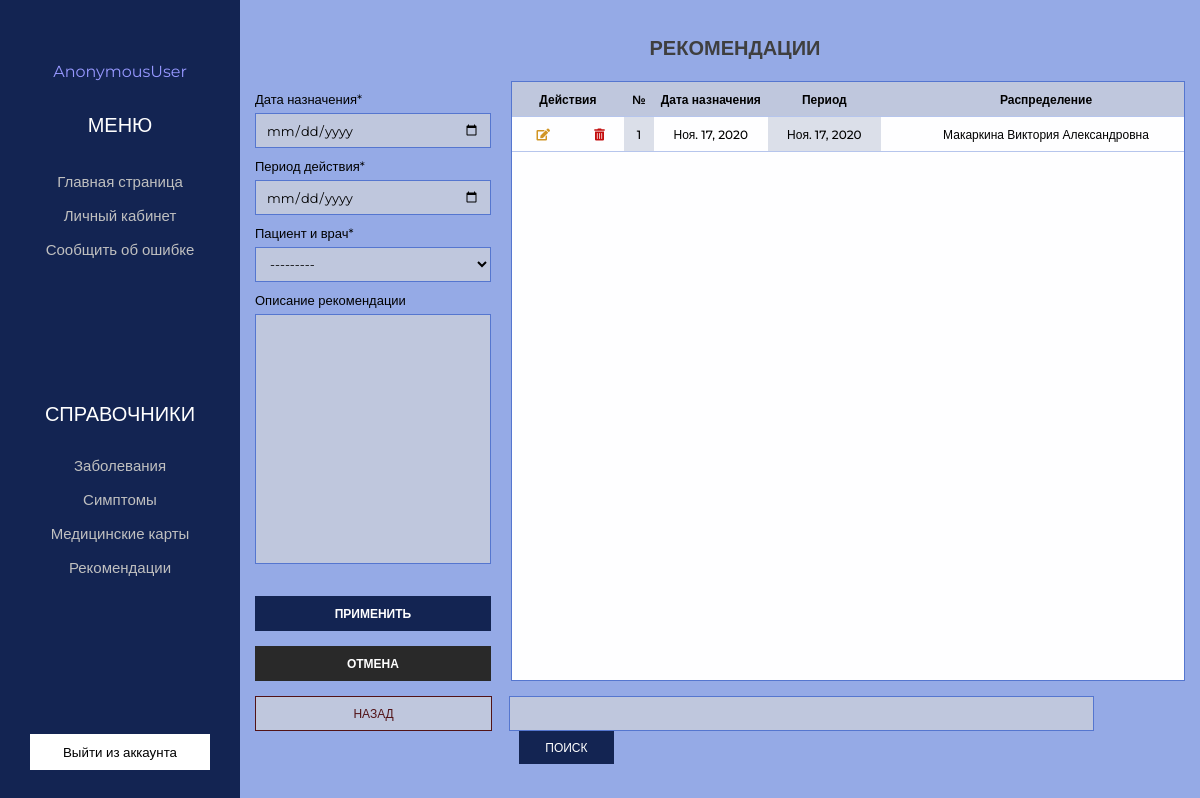
/recommendation, run on the app's committed database.
### app/models.py (models this page shows, shortened)
class Recommendation(models.Model):
    description_recommendation      = models.CharField(max_length=200, verbose_name='Описание рекомендации')
    date_recommendation             = models.DateField(max_length=50, verbose_name='Дата выдачи рекомендации')
    period_recommendation           = models.DateField( verbose_name='Период времени')
    fk_distribution                 = models.ForeignKey(Account, on_delete = models.DO_NOTHING, verbose_name = 'Врач', null=False)
    class Meta:
        verbose_name            = "Рекомендация"
        verbose_name_plural     = "Рекомендации"

### account/models.py (models this page shows, shortened)
class Account(AbstractBaseUser):
    username            = models.CharField(max_length=30, unique=True, verbose_name='Логин')
    surname_doctor      = models.CharField(max_length=50, verbose_name='Фамилия врача', null=True)
    name_doctor         = models.CharField(max_length=50, verbose_name='Имя врача', null=True)
    middlename_doctor   = models.CharField(max_length=50, verbose_name='Отчество врача', null=True)
    date_joined         = models.DateTimeField(max_length=50, verbose_name='Дата регистраци', null=True, auto_now_add=True)
    last_login          = models.DateTimeField(max_length=50, verbose_name='Дата последнего входа', null=True, auto_now=True)
    positions_doctor    = models.ForeignKey(Positions, on_delete = models.DO_NOTHING, verbose_name = 'Должность', null=True)
    patients            = models.ManyToManyField(to='app.Patient', verbose_name="Пациенты", blank='True')
    is_admin            = models.BooleanField(default = False)
    is_active           = models.BooleanField(default = True)
    is_staff            = models.BooleanField(default = False)
    is_superuser        = models.BooleanField(default = False)
    USERNAME_FIELD = 'username'
    REQUIRED_FIELDS = ['surname_doctor', 'name_doctor', 'middlename_doctor']
    objects = MyAccountManager()
    def __str__(self):
        return self.surname_doctor + ' ' + self.name_doctor + ' ' + self.middlename_doctor
    class Meta:
        verbose_name = "Аккаунт"
        verbose_name_plural = "Аккаунты"

### app/views.py (the view)
# urls.py: path('recommendation', views.recommendation, name='recommendation'),
def recommendation(request):
    error = ''
    search_query = request.GET.get('search','')
    if search_query:
        elements = Recommendation.objects.filter(Q(description_recommendation__icontains=search_query) |
        Q(fk_distribution__patients__surname_patient__icontains=search_query) |
        Q(fk_distribution__patients__name_patient__icontains=search_query) |
        Q(fk_distribution__patients__middlename_patient_icontains=search_query) |
        Q(fk_distribution__surname_doctor__icontains=search_query) |
        Q(fk_distribution__name_doctor__icontains=search_query) |
        Q(fk_distribution__middlename_doctor__icontains=search_query) |
        Q(date_recommendation__icontains=search_query) |
        Q(period_recommendation__icontains=search_query))
    else:
        elements = Recommendation.objects.all()
    if request.method == 'POST':
        form = RecommendationForm(request.POST)
        if form.is_valid():
            form.save()
        else:
            error = 'Возникла ошибка'
    form = RecommendationForm()
    context = {'elements': elements, 'form': form}
    return render(request, 'app/doctor/Recommendation.html', context)

### app/forms.py
class RecommendationForm(ModelForm):
    class Meta:
        model = Recommendation
        fields = '__all__'
        widgets = {
            "description_recommendation": Textarea(attrs={
            'class': 'input_text recommendation'
            }),
            "fk_distribution": Select(attrs={
            'class': 'input_text',
            })
        }

### app/templates/app/doctor/Recommendation.html (shortened to what this page needs)
{% extends 'app/doctor/base_nav.html' %}
{% load static %}
{% block content %}
<section class="main">
    <div class="container">
        <div class="header">
            <div class="header_conatiner">
                <h1 class="header_title">РЕКОМЕНДАЦИИ</h1>
            </div>
        </div>
        <form action="{{ data.recommendation }}" method="POST" name='form_name'>
            <section class="section">
                <div class="left_block">
                    <div class="left_items">
                        <p class="input_title">Дата назначения*</p>
                        <input class="input_text" type="date" name="date_recommendation">
                    </div>
                    <div class="left_items">
                        <p class="input_title">Период действия*</p>
                        <input class="input_text" type="date" name="period_recommendation">
                    </div>
                    <div class="left_items">
                        <p class="input_title">Пациент и врач*</p>
                        {{ form.fk_distribution }}
                    </div>
                    <div class="left_items">
                        <p class="input_title">Описание рекомендации</p>
                        {{ form.description_recommendation }}
                    </div>
                    <div class="buttons">
                            <button type="submit" class="left_button">ПРИМЕНИТЬ</button>
                            <a href="{% url 'recommendation' %}" class="link">
                                <div class="left_button cancel">ОТМЕНА</div>
                            </a>
                    </div>
                </div>
                <div class="right_block">
                    {% if elements %}
                    <table class="table" border="0" cellspacing="0">
                        <tr class="header_table">
                            <th width="70px" colspan="2">Действия</th>
                            <th width="30px">№</th>
                            <th width="13%">Дата назначения</th>
                            <th width="13%">Период</th>
                            <th>Распределение</th>
                        </tr>
                        {% for el in elements %}
                        <tr class="header_table">
                            <td>
                                <a href="{% url 'recommendation_update' el.id  %}"><i style="color:rgb(209, 149, 36)" class="fas fa-edit"></i></a>
                            </td>
                            <td>
                                <a href="{% url 'recommendation_delete' el.id  %}"><i style="color:rgb(196, 14, 14)"  class="fas fa-trash-alt"></i></a>
                            </td>
                            <td class="color"  id="number">{{ el.id }}</td>
                            <td >{{ el.date_recommendation }}</td>
                            <td class="color" >{{ el.period_recommendation }}</td>
                            <td>{{ el.fk_distribution }}</td>
                        </tr>
                        {% endfor %}
                        {% else %}
                        <tr class="header_table">
                            <td width=90%>
                                <p style="margin:20px 20px 20px 20px" class="input_title">Нет записей</p>
                            </td>
                        </tr>
                        {% endif %}
                    </table>
                </div>
            </section>
        </form>
        <form action="{% url 'recommendation' %}" method="GET">
            <div class="bottom_panel">
                <a href="#" class="back">НАЗАД</a>
                <div class="search_panel">
                    <input type="text" class="search" name="search" />
                    <button type="submit" class="bottom_button">ПОИСК</button>
                </div>
            </div>
        </form>
    </div>
</section>
{% endblock content %}

### app/static/app/css/style.css (style rules this page uses)
.bottom_button, .bottom_delete, .back_regisrtation { border: none; color: #fff; cursor: pointer; background: #132452; }
* { margin: 0; padding: 0; -webkit-box-sizing: border-box; box-sizing: border-box; font-family: "Montserrat", sans-serif; }
html { background-color: #b8c4e6; }
.container { position: relative; padding: 0 15px 0 15px; max-width: 1160px; width: 100%; margin: 0 auto; }
body { display: -webkit-box; display: -ms-flexbox; display: flex; -webkit-box-pack: justify; -ms-flex-pack: justify; justify-content: space-between; }
.main { background-color: #95aae6; margin-left: 20%; padding-top: 25px; padding-bottom: 25px; width: 80%; height: 100vh; position: relative; display: -webkit-box; display: -ms-flexbox; display: flex; -webkit-box-orient: vertical; -webkit-box-direction: normal; -ms-flex-direction: column; flex-direction: column; -webkit-box-pack: center; -ms-flex-pack: center; justify-content: center; -webkit-box-align: center; -ms-flex-align: center; align-items: center; }
.header { margin-bottom: 45px; }
.header_conatiner { position: absolute; margin: 0 auto; width: 100%; }
.header_conatiner .header_title { display: -webkit-box; display: -ms-flexbox; display: flex; -webkit-box-pack: center; -ms-flex-pack: center; justify-content: center; text-align: center; font-style: normal; font-weight: 600; font-size: 20px; line-height: 24px; color: #3f3f3f; }
.section { display: -webkit-box; display: -ms-flexbox; display: flex; margin-bottom: 15px; }
.left_block { position: relative; margin-right: 20px; width: 35%; }
.input_title { font-size: 13px; margin-top: 6px; margin-bottom: 6px; }
.input_text { padding: 0 10px; width: 100%; height: 35px; background: #bfc7dd; border: 1px solid #5576cf; -webkit-box-sizing: border-box; box-sizing: border-box; font-size: 13px; }
.input_text.recommendation { resize: none; padding: 10px 10px; height: 250px; }
.right_block { overflow: auto; position: relative; width: 100%; height: 600px; background: #fefeff; border: 1px solid #5576cf; }
.bottom_panel { display: -webkit-box; display: -ms-flexbox; display: flex; -webkit-box-pack: justify; -ms-flex-pack: justify; justify-content: space-between; }
.table { position: absolute; width: 130%; text-align: center; font-size: 12px; font-weight: 500; font-style: normal; }
.color { background-color: #dbdfe9; }
th { background-color: #bfc7dd; border-color: #6b6b6b; }
.header_table { height: 35px; }
.left_items { margin-top: 10px; }
.buttons { background-color: #95aae6; width: 100%; position: absolute; bottom: 0; }
.buttons .left_button { width: 100%; height: 35px; left: 32px; top: 364px; border: none; background: #132452; color: #fff; font-size: 12px; font-weight: 600; line-height: 12px; margin-top: 15px; cursor: pointer; -webkit-transition: background 0.1s linear; transition: background 0.1s linear; }
.buttons .left_button:first-child { margin-top: 0; }
.buttons .left_button.cancel { display: -webkit-box; display: -ms-flexbox; display: flex; -webkit-box-pack: center; -ms-flex-pack: center; justify-content: center; -webkit-box-align: center; -ms-flex-align: center; align-items: center; text-decoration: none; background: #292929; }
.buttons .link { display: block; margin-top: 15px; text-decoration: none; }
.search { padding: 0 10px; width: 86.5%; height: 35px; background: #bfc7dd; border: 1px solid #5576cf; }
.search_panel { width: 72.7%; }
.bottom_button { margin-left: 10px; font-size: 12px; width: 95px; height: 33px; -webkit-transition: background 0.2s linear; transition: background 0.2s linear; }
.back { display: -webkit-box; display: -ms-flexbox; display: flex; -webkit-box-pack: center; -ms-flex-pack: center; justify-content: center; -webkit-box-align: center; -ms-flex-align: center; align-items: center; text-decoration: none; color: #521317; font-size: 12px; width: 25.5%; height: 35px; background: #bfc7dd; border: 1px solid #521317; -webkit-transition: all 0.2s linear; transition: all 0.2s linear; }
th, td { border-bottom: 1px solid #b6c5ec; }

### data on the page
Recommendation: id "1", date_recommendation "Ноя. 17, 2020", period_recommendation "Ноя. 17, 2020", fk_distribution "Макаркина Виктория Александровна"

### other printed values
{{ request.user }} "AnonymousUser"
